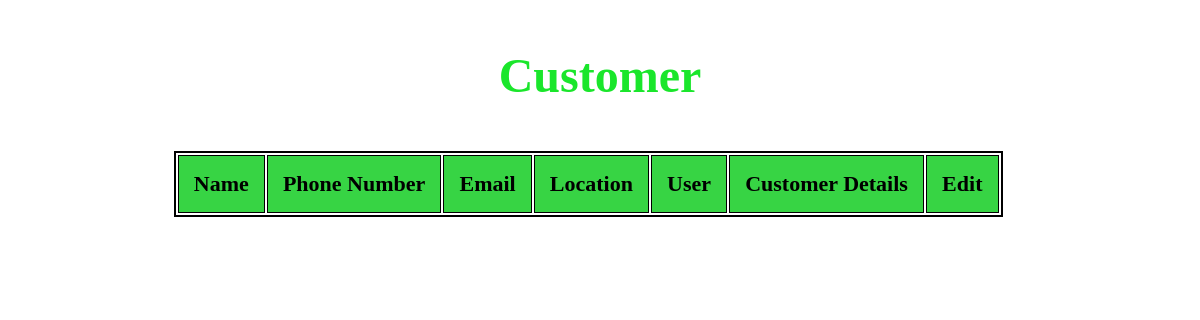
Before: /customer/customer/list with the older database file.
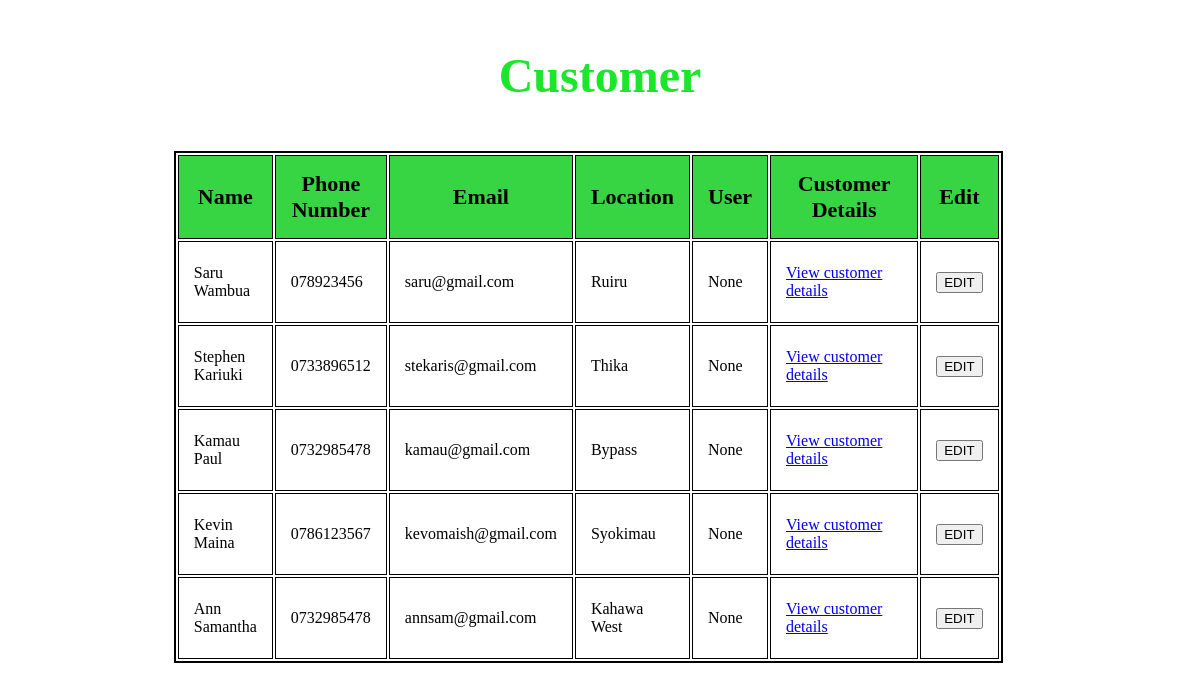
After: the same page with the newer database file.
### customer/models.py (models this page shows, shortened)
class Customer (models.Model):
    name = models.CharField(max_length=32)
    phone_Number = models.CharField(max_length=15)
    email = models.EmailField()
    location = models.CharField(max_length=32)
    user = models.ForeignKey(User,
                                on_delete=models.CASCADE, null=True)

### customer/views.py (the view)
# urls.py: path("customer/list", customer_list, name="customer_list_view"),
def customer_list(request):
    customers = Customer.objects.all()
    return render(request, "customer/customer_list.html", {"customers": customers})

### template/customer/customer_list.html (shortened to what this page needs)
<!DOCTYPE html>
<html lang="en">
<head>
    {%load static%}
    <link rel="stylesheet" href="{% static 'css/products_list.css' %}">
</head>
<body>
  <h3>Customer</h3>
    <table class="table">
            <th>Name</th>
            <th>Phone Number</th>
            <th>Email</th>
            <th class="detail">Location</th>
            <th>User</th>
            <th>Customer Details</th>
            <th>Edit</th>
        {% for customer in customers %}
        <tr>
            <td>{{customer.name}}</td>
            <td>{{customer.phone_Number}}</td>
            <td>{{customer.email}}</td>
            <td>{{customer.location}}</td>
            <td>{{customer.user}}</td>
            <td class="details"><a href="{% url 'customer_details_view' id=customer.id %}"> View customer details</a></td>
            <td><a href="{%url 'edit_customer_view' id=customer.id %}"><button> EDIT</button></a></td>
        </tr>
        {% endfor %}
    </table>
</body>
</html>

### inventory/static/css/products_list.css (style rules this page uses)
h3 { color: rgb(26, 230, 43); font-size: 3em; text-align: center; }
th , td { border: 1px ; border: solid 1px; }
table { width: 70%; }
td { height: 50px; }
th,td { padding: 15px; text-align: left; }
th { background-color: rgb(55, 212, 68); text-align: center; font-size: 22px; }
.details { width: 150px; }
.table { border: solid 2px; margin-left: 14%; }

Changed rows visible on the page:
added Customer: name "Saru Wambua", phone_Number "078923456", email "saru@gmail.com", location "Ruiru", user "None"
added Customer: name "Stephen Kariuki", phone_Number "0733896512", email "stekaris@gmail.com", location "Thika", user "None"
added Customer: name "Kamau Paul", phone_Number "0732985478", email "kamau@gmail.com", location "Bypass", user "None"
added Customer: name "Kevin Maina", phone_Number "0786123567", email "kevomaish@gmail.com", location "Syokimau", user "None"
added Customer: name "Ann Samantha", phone_Number "0732985478", email "annsam@gmail.com", location "Kahawa West", user "None"
